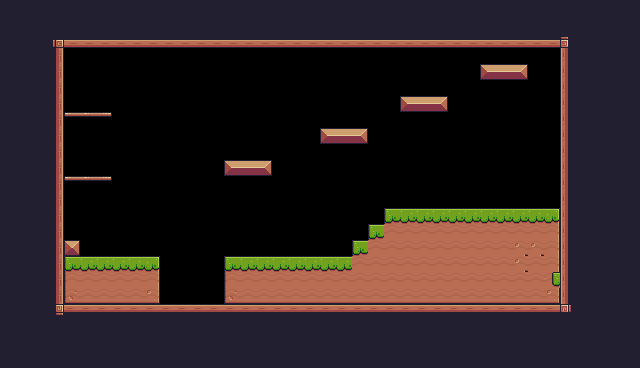

A 2D game scene composited from a Tiled map and its tileset images. What follows is a short description and the map's XML, with every tile layer's data as written:
An orthogonal 40x23 tile map with 16x16 px tiles, 1 tile layer (Tile Layer 1) and 20 objects (2x platforms, Player).

<map version="1.10" tiledversion="1.10.2" orientation="orthogonal" renderorder="right-down" width="40" height="23" tilewidth="16" tileheight="16" infinite="0" nextlayerid="5" nextobjectid="58">
 <tileset firstgid="1" source="Pixel Adventure.tsx" />
 <objectgroup id="4" name="Collisions">
  <object id="34" x="48" y="48" />
  <object id="35" x="48" y="32" width="16" height="288" />
  <object id="36" x="48" y="304" />
  <object id="37" x="64" y="304" width="512" height="16" />
  <object id="38" x="416" y="352" />
  <object id="39" x="560" y="32" width="16" height="288" />
  <object id="40" x="48" y="32" width="528" height="16" />
  <object id="42" x="64" y="240" width="16" height="16" />
  <object id="44" x="224" y="256" width="336" height="48" />
  <object id="45" x="352" y="240" width="208" height="16" />
  <object id="46" x="368" y="224" width="192" height="16" />
  <object id="47" x="384" y="208" width="176" height="16" />
  <object id="48" x="480" y="64" width="48" height="16" />
  <object id="49" x="400" y="96" width="48" height="16" />
  <object id="50" x="320" y="128" width="48" height="16" />
  <object id="51" x="224" y="160" width="48" height="16" />
  <object id="54" x="64" y="256" width="96" height="48" />
  <object id="55" type="platforms" x="64" y="112" width="48" height="16" />
  <object id="56" type="platforms" x="64" y="176" width="48" height="16" />
 </objectgroup>
 <layer id="1" name="Tile Layer 1" width="40" height="23">
  <data encoding="csv">
24,24,24,24,24,24,24,24,24,24,24,24,24,24,24,24,24,24,24,24,24,24,24,24,24,24,24,24,24,24,24,24,24,24,24,24,24,24,24,24,
24,24,24,24,24,24,24,24,24,24,24,24,24,24,24,24,24,24,24,24,24,24,24,24,24,24,24,24,24,24,24,24,24,24,24,24,24,24,24,24,
24,24,24,92,134,134,134,134,134,134,134,134,134,134,134,134,134,134,134,134,134,134,134,134,134,134,134,134,134,134,134,134,134,134,134,93,24,24,24,24,
24,24,24,113,0,0,0,0,0,0,0,0,0,0,0,0,0,0,0,0,0,0,0,0,0,0,0,0,0,0,0,0,0,0,0,111,24,24,24,24,
24,24,24,113,0,0,0,0,0,0,0,0,0,0,0,0,0,0,0,0,0,0,0,0,0,0,0,0,0,0,13,14,15,0,0,111,24,24,24,24,
24,24,24,113,0,0,0,0,0,0,0,0,0,0,0,0,0,0,0,0,0,0,0,0,0,0,0,0,0,0,0,0,0,0,0,111,24,24,24,24,
24,24,24,113,0,0,0,0,0,0,0,0,0,0,0,0,0,0,0,0,0,0,0,0,0,13,14,15,0,0,0,0,0,0,0,111,24,24,24,24,
24,24,24,113,40,41,42,0,0,0,0,0,0,0,0,0,0,0,0,0,0,0,0,0,0,0,0,0,0,0,0,0,0,0,0,111,24,24,24,24,
24,24,24,113,0,0,0,0,0,0,0,0,0,0,0,0,0,0,0,0,13,14,15,0,0,0,0,0,0,0,0,0,0,0,0,111,24,24,24,24,
24,24,24,113,0,0,0,0,0,0,0,0,0,0,0,0,0,0,0,0,0,0,0,0,0,0,0,0,0,0,0,0,0,0,0,111,24,24,24,24,
24,24,24,113,0,0,0,0,0,0,0,0,0,0,13,14,15,0,0,0,0,0,0,0,0,0,0,0,0,0,0,0,0,0,0,111,24,24,24,24,
24,24,24,113,40,41,42,0,0,0,0,0,0,0,0,0,0,0,0,0,0,0,0,0,0,0,0,0,0,0,0,0,0,0,0,111,24,24,24,24,
24,24,24,113,0,0,0,0,0,0,0,0,0,0,0,0,0,0,0,0,0,0,0,0,0,0,0,0,0,0,0,0,0,0,0,111,24,24,24,24,
24,24,24,113,0,0,0,0,0,0,0,0,0,0,0,0,0,0,0,0,0,0,0,0,7,8,8,8,8,8,8,8,8,8,9,111,24,24,24,24,
24,24,24,113,0,0,0,0,0,0,0,0,0,0,0,0,0,0,0,0,0,0,0,7,30,30,30,30,30,30,30,30,30,30,31,111,24,24,24,24,
24,24,24,113,35,0,0,0,0,0,0,0,0,0,0,0,0,0,0,0,0,0,7,30,30,30,30,30,30,30,30,30,10,10,31,111,24,24,24,24,
24,24,24,113,7,8,8,8,8,9,0,0,0,0,7,8,8,8,8,8,8,8,30,30,30,30,30,30,30,30,30,30,10,30,31,111,24,24,24,24,
24,24,24,113,29,30,30,30,30,31,0,0,0,0,29,30,30,30,30,30,30,30,30,30,30,30,30,30,30,30,30,30,30,30,32,111,24,24,24,24,
24,24,24,113,51,52,52,52,52,53,0,0,0,0,51,52,52,52,52,52,52,52,52,52,52,52,52,52,52,52,52,52,52,52,53,111,24,24,24,24,
24,24,24,114,90,90,90,90,90,90,90,90,90,90,90,90,90,90,90,90,90,90,90,90,90,90,90,90,90,90,90,90,90,90,90,115,24,24,24,24,
24,24,24,24,24,24,24,24,24,24,24,24,24,24,24,24,24,24,24,24,24,24,24,24,24,24,24,24,24,24,24,24,24,24,24,24,24,24,24,24,
24,24,24,24,24,24,24,24,24,24,24,24,24,24,24,24,24,24,24,24,24,24,24,24,24,24,24,24,24,24,24,24,24,24,24,24,24,24,24,24,
24,24,24,24,24,24,24,24,24,24,24,24,24,24,24,24,24,24,24,24,24,24,24,24,24,24,24,24,24,24,24,24,24,24,24,24,24,24,24,24
</data>
 </layer>
 <objectgroup id="2" name="SpawnPoint" offsetx="16.3333" offsety="-0.333333">
  <object id="6" name="Player" type="Player" x="96" y="80" width="31.3333" height="31.6667" />
 </objectgroup>
</map>
